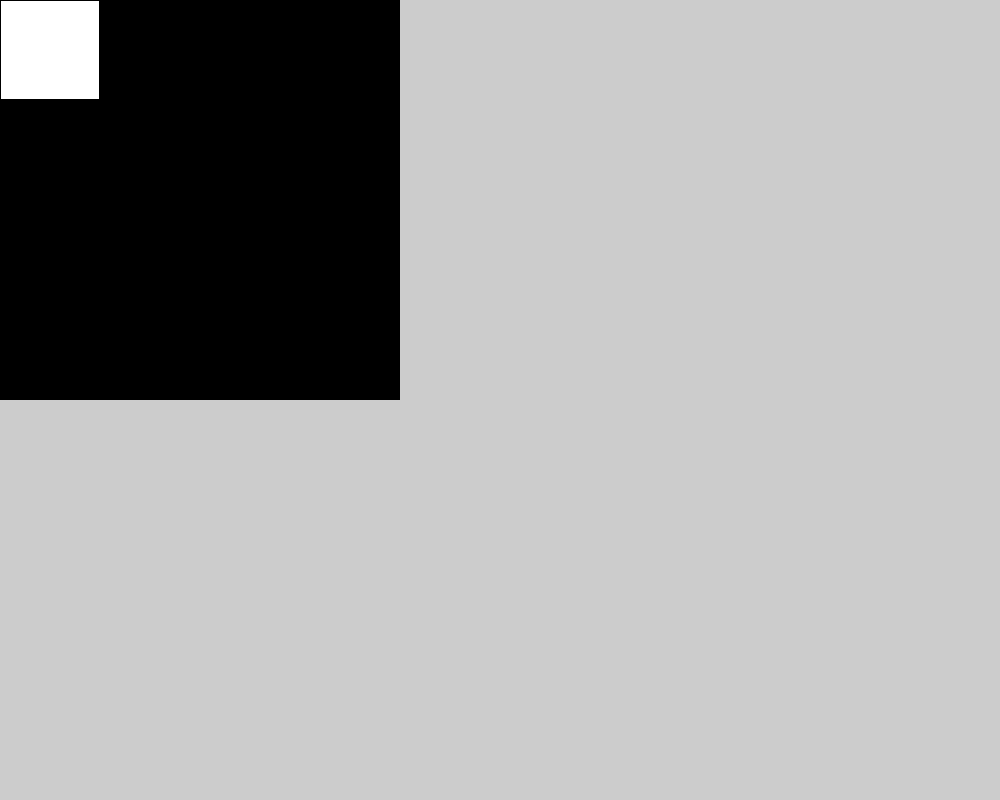
Frame 1 (no input)
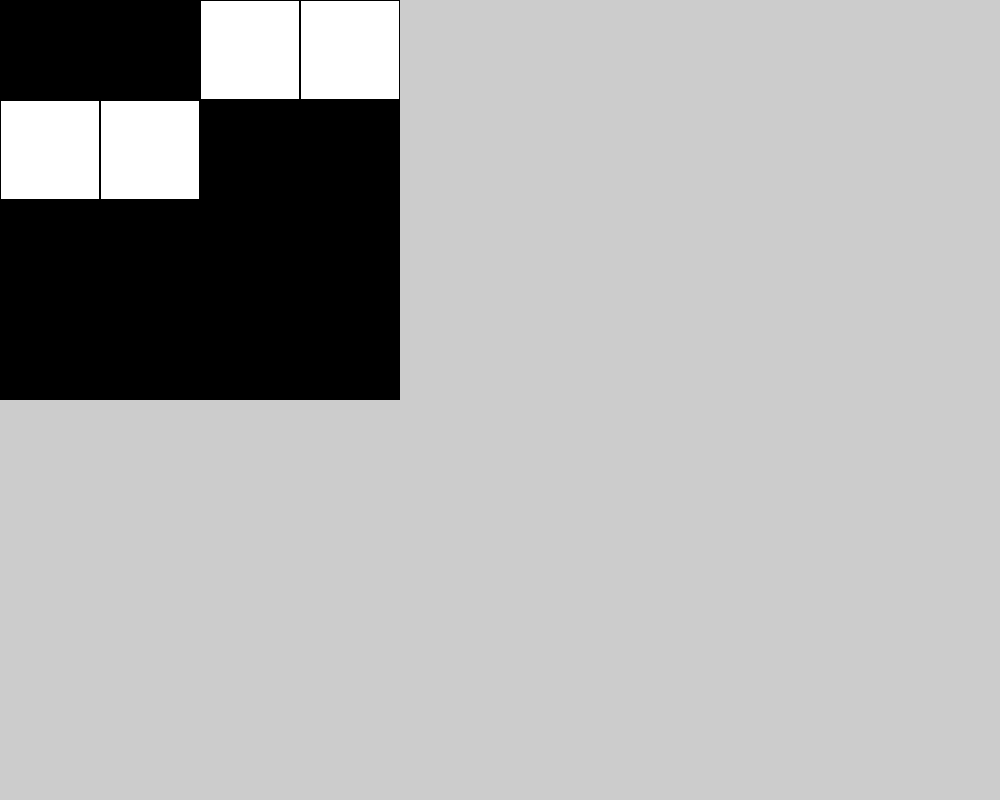
Frame 60 (the mouse pressed at the canvas centre just before this capture)
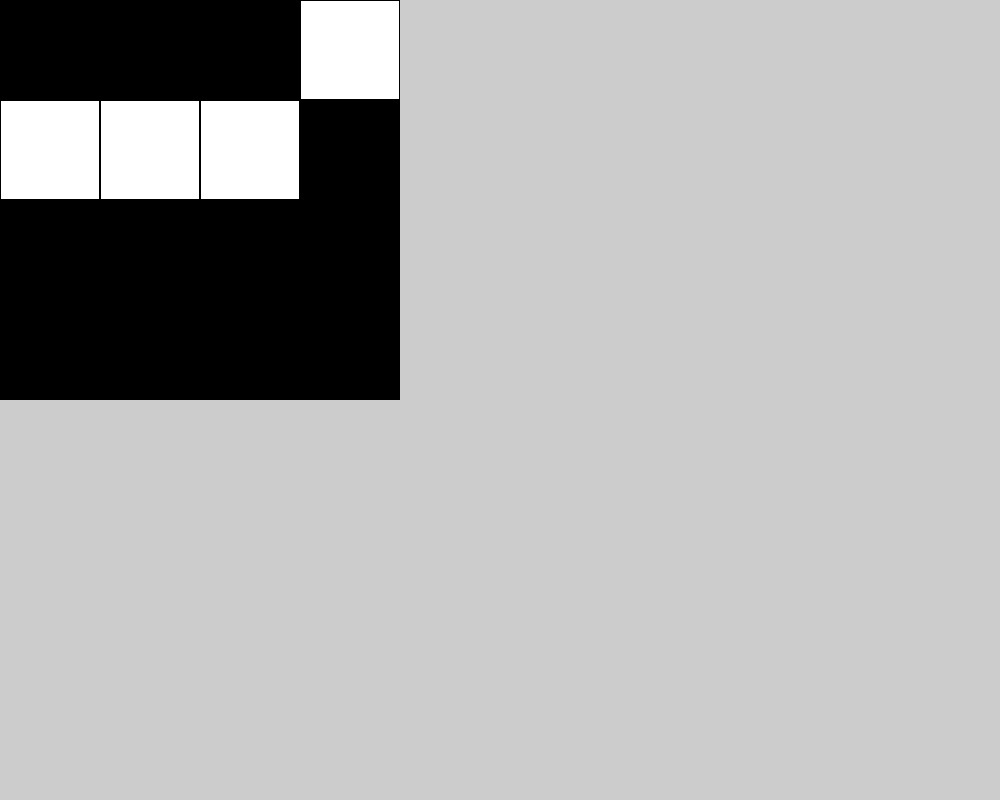
Frame 120 (the mouse held since frame 60 and released just before this capture)

The Processing sketch that drew these frames (run headless with seeded random() and noise(); from frame 60 on, the mouse is pressed at the canvas centre):

// Processing sketch: Images
// ── Images.pde
void setup()
{
  size(1000, 800);
  frameRate(10000000);
  
  // Setup the image array
  image = new Pixel[SL][];
  for (int i = 0; i < SL; i++)
  {
    image[i] = new Pixel[SL];
  }
  
  // Set the color values all to black
  for (int y = 0; y < SL; y++)
  {
    for (int x = 0; x < SL; x++)
    {
      image[x][y] = new Pixel(#000000);
    }
  }  
  
  // Setup the targetImg array
  targetImg = new Pixel[SL][];
  for (int i = 0; i < SL; i++)
  {
    targetImg[i] = new Pixel[SL];
  }
  
  // Set the color values to the right target
  for (int y = 0; y < SL; y++)
  {
    for (int x = 0; x < SL; x++)
    {
      targetImg[x][y] = new Pixel((target[x][y] == 0 ? #ffffff : #000000));
    }
  }
  
  // Draw the sidebar
  fill(0);
  strokeWeight(1);
  //stroke(#136F08);  // Dark green
  
  
}

Pixel[][] image;
int [][] target = {  {  0, 0, 0, 0  },
                     {  0, 1, 1, 0  },
                     {  0, 1, 1, 0  },
                     {  0, 0, 0, 0  }   };
Pixel[][] targetImg;


final int SL = 4;    // Side length
final int BASE = 2;  // Number of possible colors
final int PS = 100;  // Pixel size

boolean running = true;

void draw()
{
  if (running == true)
  {
    // Cycle the pixels   
    for (int y = 0; y < SL; y++)
    {
      for (int x = 0; x < SL; x++)
      {
        if (((round(frameCount)) % max((pow(BASE, ((SL*y)+x))), 1)) == 0)
        {
          //image[x][y].col = image[x][y].col == #000000 ? #868686 : (image[x][y].col == #868686 ? #ffffff : #000000);
          image[x][y].col = image[x][y].col == #000000 ? #ffffff : #000000;
        }
      }
    }
    
    // Draw the pixels    
    for (int y = 0; y < SL; y++)
    {
      for (int x = 0; x < SL; x++)
      {
        fill(image[x][y].col);
        rect(x*PS, y*PS, PS-1, PS-1);
        
      }
    }
    
    // See if target image reached
    boolean match = true;
    for (int y = 0; y < SL; y++)
    {
      for (int x = 0; x < SL; x++)
      {
        if (targetImg[x][y].col == image[x][y].col)
        {
          match = false;
          break;
        }
      }
    }
    if (match == true)
    {
      running = false;
    }
  }
}

class Pixel
{  
  Pixel(color c)
  {
    col = c;
  }
  
  color col;
}
